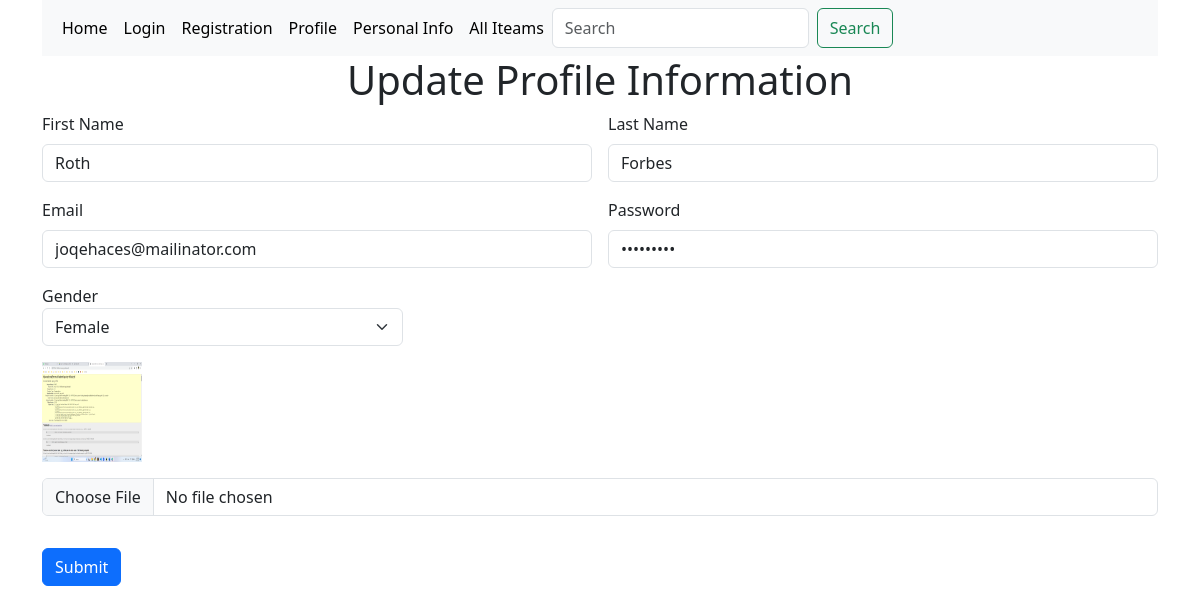
The page /update_profile/22/ (signed in) on the database its author committed.
### p_app/models.py (models this page shows, shortened)
class prof(models.Model):
    first_name = models.CharField(max_length=20, blank=True, null=True)
    last_name = models.CharField(max_length=20, blank=True, null=True)
    email = models.CharField(max_length=30, blank=True, null=True)
    password = models.CharField(max_length=20, blank=True, null=True)
    gender = models.CharField(max_length=20)
    image = models.ImageField(upload_to='profile_pic/', default='default/default.jpg', blank=True, null=True)

### p_app/views.py (the view, shortened to what this page needs)
# urls.py: path('update_profile/<int:id>/', update_profile, name='update_profile'),
@login_required(login_url='login')
def update_profile(request, id):
    var_prof = prof.objects.get(id=id)
    return render(request, 'update_prof.html', locals())

### templates/update_prof.html (shortened to what this page needs)
{% extends 'index.html'%}
{% block body %}
<div class="container">
    <h1 style="text-align:center">Update Profile Information</h1>
    <form method="POST" enctype="multipart/form-data" class="row g-3">
        <div class="col-md-6">
            <label for="f_name" class="form-label">First Name</label>
            <input type="text" class="form-control" value="{{var_prof.first_name}}" id="f_name" name="first_name">
        </div>
        <div class="col-md-6">
            <label for="l_name" class="form-label">Last Name</label>
            <input type="text" class="form-control" value="{{var_prof.last_name}}" id="l_name" name="last_name">
        </div>
        <div class="col-md-6">
            <label for="email" class="form-label">Email</label>
            <input type="email" class="form-control" value="{{var_prof.email}}" id="email" name="email">
        </div>
        <div class="col-md-6">
            <label for="pass" class="form-label">Password</label>
            <input type="password" class="form-control" value="{{var_prof.password}}" id="pass" name="password">
        </div>
        <div class="col-md-4">
            <label for="gender_selection">Gender</label>
            <select class="form-select" id="gender_selection" name="gender">
                <option selected>{{var_prof.gender}}</option>
            </select>
        </div>
        <div>
            <img style="height: 100px; width: 100px; margin:0 auto display: block;" src="{{var_prof.image.url}}" alt="">
        </div>
        <div class="mb-3">
            <input class="form-control" type="file" id="image" name="image">
        </div>
        <div class="col-12">
            <button type="submit" class="btn btn-primary" name="submit">Submit</button>
        </div>
    </form>
</div>
{% endblock %}

### rows shown on the page
prof: first_name "Roth", last_name "Forbes", email "joqehaces@mailinator.com", gender "Female", image (picture)
